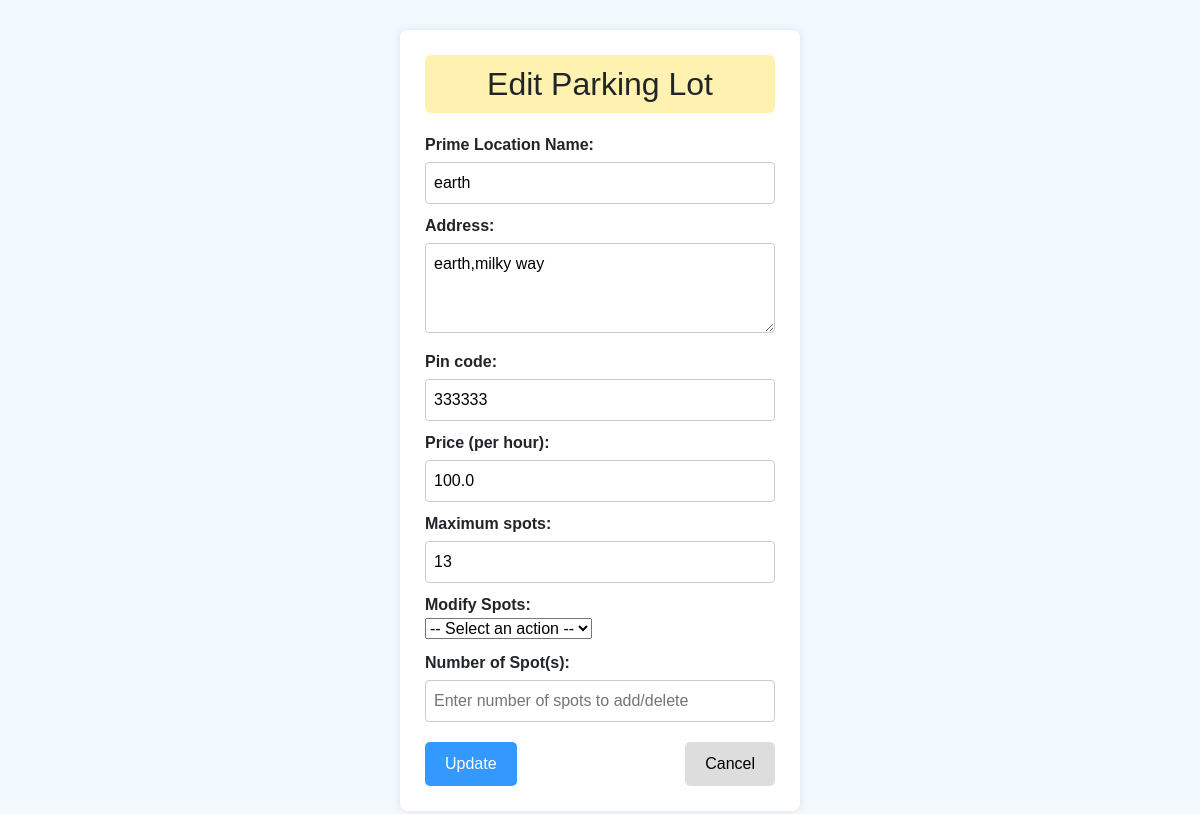
Screenshot of /admin/edit_parking_lot/1 (signed in) with the database file from the repository.
### application/database.py (models this page shows)
class Parking_lot(db.Model):
    id = db.Column(db.Integer, primary_key=True)
    prime_location_name = db.Column(db.String(120), nullable=False)
    address = db.Column(db.String(200), nullable=False)
    price = db.Column(db.Float, nullable=False)
    pincode = db.Column(db.String(10), nullable=False)
    maximum_number_of_spot = db.Column(db.Integer, nullable=False)
    status = db.Column(db.String(20), nullable=False, default='active')
    spot = db.relationship('Parking_spot', backref=db.backref('lot', lazy=True))

### application/controllers.py (the view, shortened to what this page needs)
    @app.route('/admin/edit_parking_lot/<lot_id>', methods=['GET', 'POST'])
    @login_required(role='admin')
    def edit_parking_lot(lot_id):
        if 'email' not in session:
            return redirect(url_for('login'))
        lot=Parking_lot.query.get(lot_id)
        return render_template('edit_parking_lot.html', email=session['email'],lot=lot)

### templates/edit_parking_lot.html (shortened to what this page needs)
{% extends 'base.html' %}
{% block head %}
<link rel="stylesheet" href="{{ url_for('static', filename='css/lot_form.css') }}">
{% endblock %}
{% block content %}
   <div class="form-container">
    <h2>Edit Parking Lot</h2>
    <form method="POST" action="/admin/edit_parking_lot/{{ lot.id }}">
        <label>Prime Location Name:</label>
        <input type="text" name="location" value="{{ lot.prime_location_name }}" readonly>
        <label>Address:</label>
        <textarea name="address" rows="3" readonly>{{ lot.address }}</textarea>
        <label>Pin code:</label>
        <input type="text" name="pincode" value="{{ lot.pincode }}" readonly>
        <label>Price (per hour):</label>
        <input type="number" name="price" value="{{ lot.price }}" required>
        <label>Maximum spots:</label>
        <input type="number" name="max_spots" value="{{ lot.maximum_number_of_spot }}" readonly>
        <label>Modify Spots:</label>
        <select name="spot_action" >
            <option value="" disabled selected>-- Select an action --</option>
        </select>
        <label>Number of Spot(s):</label>
        <input type="number" name="spot_count" min="1" placeholder="Enter number of spots to add/delete">
        <div class="form-buttons" style="margin-top: 20px;">
            <button type="submit">Update</button>
            <a href="{{ url_for('admin_dashboard') }}" class="cancel">Cancel</a>
        </div>
    </form>
</div>
{% endblock %}

### static/css/base.css (style rules this page uses)
body.layout-wrapper { min-height: 100vh; display: flex; flex-direction: column; margin: 0; }

### static/css/lot_form.css (style rules this page uses)
body { font-family: Arial, sans-serif; background-color: #f2f9ff; padding: 30px; }
.form-container { width: 400px; margin: auto; background: white; border-radius: 8px; padding: 25px; box-shadow: 0 0 10px rgba(0,0,0,0.1); }
h2 { background-color: #fff2b0; padding: 10px; text-align: center; border-radius: 6px; margin-bottom: 20px; }
label { display: block; margin-top: 10px; font-weight: bold; }
input, textarea { width: 100%; padding: 8px; margin-top: 5px; border: 1px solid #ccc; border-radius: 4px; }
textarea { resize: vertical; }
.form-buttons { margin-top: 20px; display: flex; justify-content: space-between; }
button { background-color: #3399ff; border: none; padding: 10px 20px; color: white; border-radius: 5px; cursor: pointer; }
.cancel { padding: 10px 20px; background-color: #ddd; text-decoration: none; color: black; border-radius: 5px; }

### rows the page displays
Parking_lot: location "earth", address "earth,milky way", pincode "333333", price "100.0", max_spots "13"
